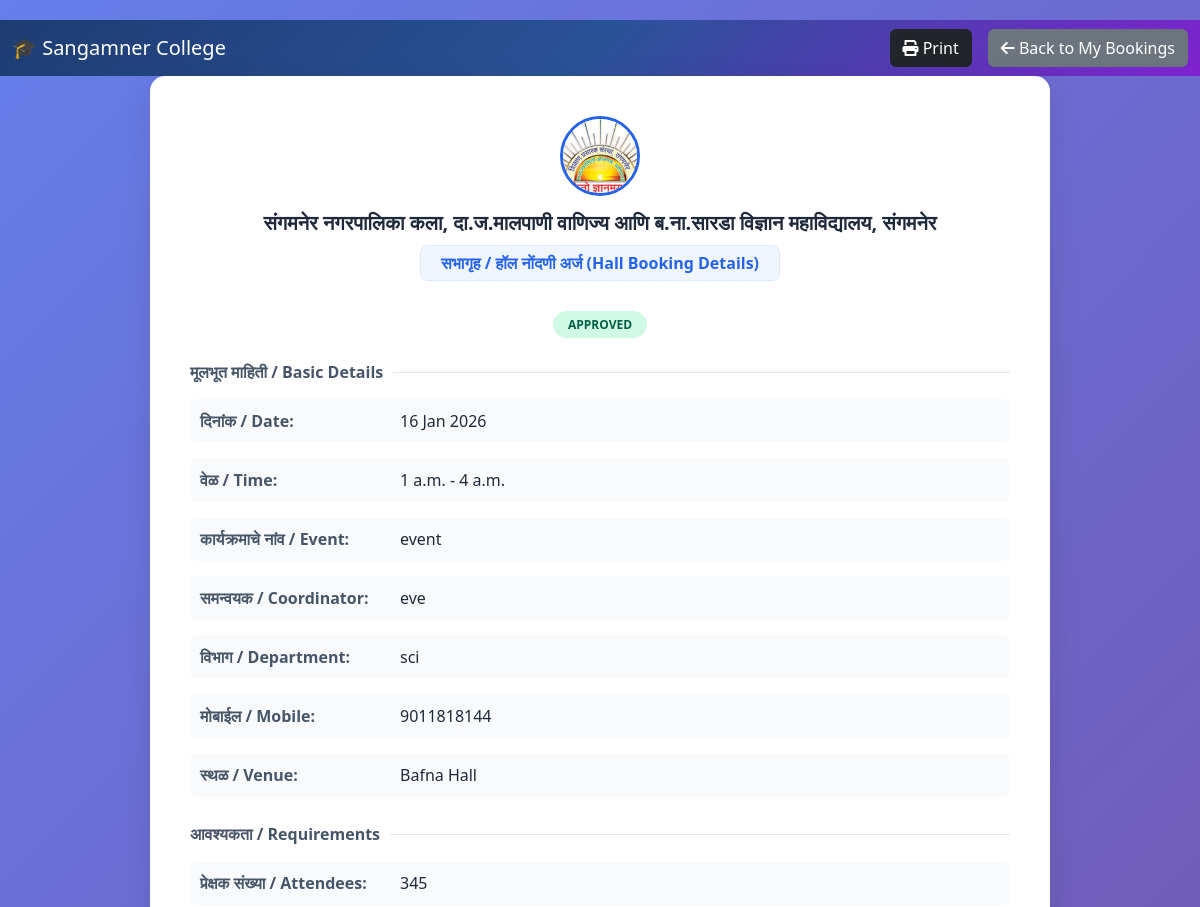
Before: /booking-details/15/ (upper part) with the older database file.
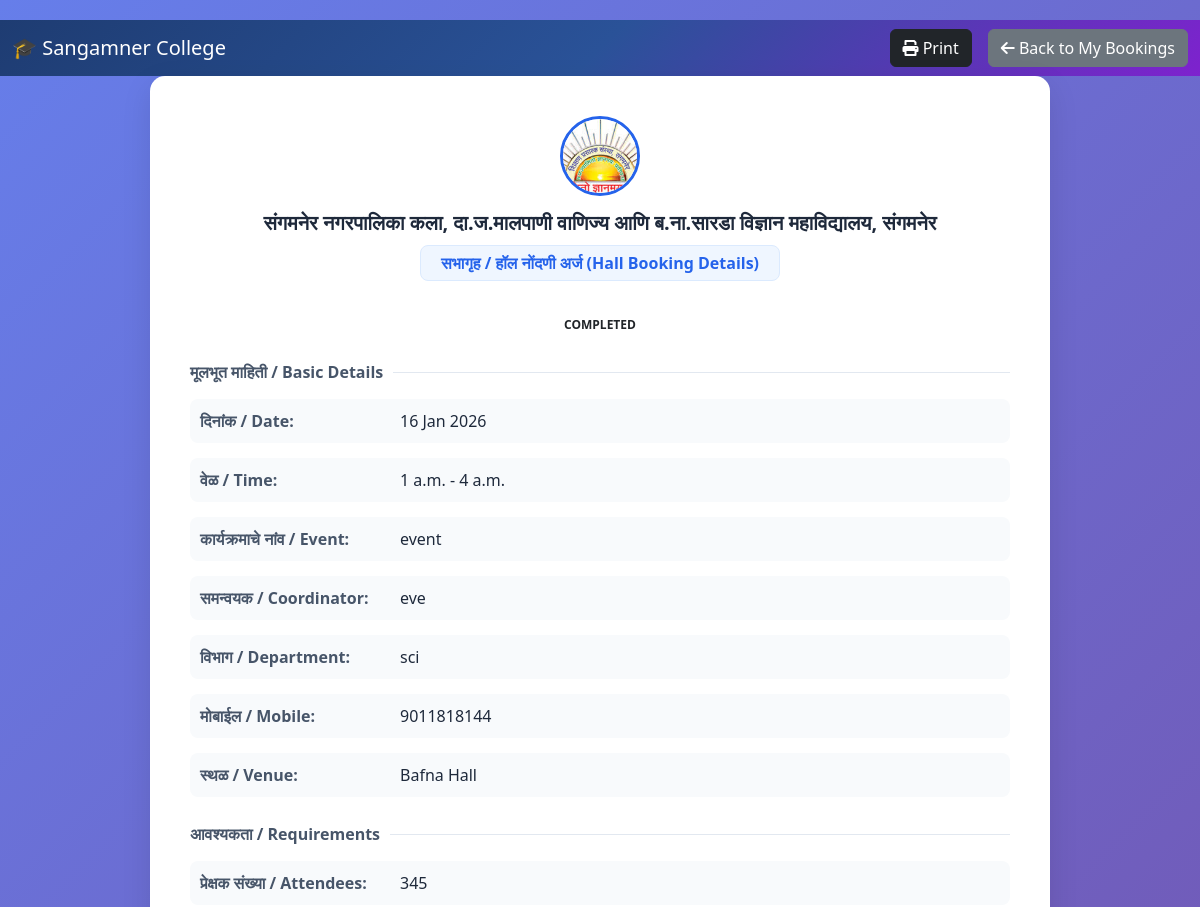
After: the same page with the newer database file.
### hallapp/models.py (models this page shows, shortened)
class Booking(models.Model):
    STATUS_CHOICES = (
        ('PENDING', 'Pending'),
        ('APPROVED', 'Approved'),
        ('REJECTED', 'Rejected'),
        ('COMPLETED', 'Completed'),
        ('CANCELLED', 'Cancelled'),
    )
    STAGE_CHOICES = (
        ('Large', 'Large'),
        ('Small', 'Small'),
    )
    CHAIR_CHOICES = (
        ('Wheel', 'Wheel'),
        ('Fiber', 'Fiber'),
    )
    user = models.ForeignKey(User, on_delete=models.CASCADE, related_name='bookings')
    hall = models.ForeignKey(Hall, on_delete=models.CASCADE, related_name='bookings')
    event_name = models.CharField(max_length=200)
    department = models.CharField(max_length=100)
    coordinator_name = models.CharField(max_length=100, verbose_name="Program Head / Coordinator")
    coordinator_mobile = models.CharField(max_length=15)
    booking_date = models.DateField()
    start_time = models.TimeField()
    end_time = models.TimeField()
    stage_size = models.CharField(max_length=10, choices=STAGE_CHOICES, blank=True)
    audience_count = models.PositiveIntegerField(default=0)
    chair_type = models.CharField(max_length=10, choices=CHAIR_CHOICES, blank=True)
    chair_count = models.PositiveIntegerField(default=0)
    mic_count = models.PositiveIntegerField(default=0)
    speaker_count = models.PositiveIntegerField(default=0)
    projector_count = models.PositiveIntegerField(default=0)
    laptop_count = models.PositiveIntegerField(default=0)
    req_agarbatti = models.BooleanField(default=False, verbose_name="Incense Sticks (Agarbatti)")
    req_matchbox = models.BooleanField(default=False, verbose_name="Matchbox")
    req_oil = models.BooleanField(default=False, verbose_name="Oil")
    req_wati = models.BooleanField(default=False, verbose_name="Cotton Wicks (Wati)")
    req_kapur = models.BooleanField(default=False, verbose_name="Camphor (Kapur)")
    req_satarangi = models.CharField(max_length=100, blank=True, verbose_name="Satarangi/Mat")
    req_carpet = models.BooleanField(default=False, verbose_name="Red Carpet")
    req_mandap = models.BooleanField(default=False, verbose_name="Mandap")
    req_saraswati_photo = models.BooleanField(default=False, verbose_name="Saraswati Photo")
    req_samai = models.BooleanField(default=False, verbose_name="Traditional Lamp (Samai)")
    status = models.CharField(max_length=20, choices=STATUS_CHOICES, default='PENDING')
    rejection_reason = models.TextField(blank=True, null=True)
    approved_by = models.ForeignKey(User, on_delete=models.SET_NULL, null=True, blank=True, related_name='approved_bookings')
    approved_at = models.DateTimeField(null=True, blank=True)
    rejected_by = models.ForeignKey(User, on_delete=models.SET_NULL, null=True, blank=True, related_name='rejected_bookings')
    rejected_at = models.DateTimeField(null=True, blank=True)
    ceo_approved = models.BooleanField(default=False)
    ceo_approved_at = models.DateTimeField(null=True, blank=True)
    ceo_pin = models.CharField(max_length=10, blank=True, null=True, help_text="CEO approval PIN")
    principal_approved = models.BooleanField(default=False)
    principal_approved_at = models.DateTimeField(null=True, blank=True)
    principal_pin = models.CharField(max_length=10, blank=True, null=True, help_text="Principal approval PIN")
    created_at = models.DateTimeField(auto_now_add=True)
    updated_at = models.DateTimeField(auto_now=True)
    class Meta:
        ordering = ['-booking_date', '-start_time']

class Hall(models.Model):
    name = models.CharField(max_length=100)  # e.g., "Main Auditorium"
    capacity = models.IntegerField()         # e.g., 500
    location = models.CharField(max_length=100) # e.g., "Block A"
    description = models.TextField(blank=True)
    facilities = models.CharField(max_length=255, help_text="e.g., AC, Sound System, WiFi")
    is_active = models.BooleanField(default=True)

### hallapp/views.py (the view)
# urls.py: path('booking-details/<int:booking_id>/', views.booking_details_view, name='booking-details'),
def booking_details_view(request, booking_id):
    try:
        booking = Booking.objects.select_related('user', 'hall').get(id=booking_id)
        is_admin = request.session.get('is_admin')
        is_owner = request.user.is_authenticated and booking.user == request.user
        if not (is_admin or is_owner or not request.user.is_authenticated):
            return redirect('index')  # Unauthorized access
        context = {'booking': booking, 'is_admin': is_admin, 'is_owner': is_owner}
        return render(request, 'booking_details.html', context)
    except Booking.DoesNotExist:
        return redirect('index')  # Booking not found

### hallapp/templates/booking_details.html (shortened to what this page needs)
<!DOCTYPE html>
<html lang="en">
<head>
  <link href="https://cdn.jsdelivr.net/npm/bootstrap@5.3.0/dist/css/bootstrap.min.css" rel="stylesheet">
  <link href="https://cdnjs.cloudflare.com/ajax/libs/font-awesome/6.0.0/css/all.min.css" rel="stylesheet">
</head>
<body>
  <nav class="navbar navbar-expand-lg navbar-dark no-print"
    style="background: linear-gradient(135deg, #1e3c72 0%, #2a5298 50%, #7e22ce 100%) !important;">
    <div class="container-fluid">
      <a class="navbar-brand" href="{% url 'index' %}">🎓 Sangamner College</a>
      <div class="ms-auto d-flex align-items-center gap-3">
        <button class="btn btn-dark" onclick="window.print()"><i class="fas fa-print"></i> Print</button>
        {% if request.user.user_type == 'admin' %}
        <a href="{% url 'admin-dashboard' %}" class="btn btn-secondary"><i class="fas fa-arrow-left"></i> Back to Admin
          Dashboard</a>
        {% else %}
        <a href="{% url 'mybooking' %}" class="btn btn-secondary"><i class="fas fa-arrow-left"></i> Back to My
          Bookings</a>
        {% endif %}
      </div>
    </div>
  </nav>
  <div class="form-container">
    <div class="header-wrapper">
      <img src="/static/images/sangamner.jpg" alt="Logo" class="college-logo">
      <h5 id="college-name">संगमनेर नगरपालिका कला, दा.ज.मालपाणी वाणिज्य आणि ब.ना.सारडा विज्ञान महाविद्यालय, संगमनेर</h5>
      <div class="form-title">सभागृह / हॉल नोंदणी अर्ज (Hall Booking Details)</div>
    </div>
    <div class="text-center mb-4">
      <span class="status-badge
                {% if booking.status == 'PENDING' %}status-pending
                {% elif booking.status == 'APPROVED' %}status-approved
                {% elif booking.status == 'REJECTED' %}status-rejected
                {% endif %}">
        {{ booking.status }}
      </span>
    </div>
    <div class="section-header">मूलभूत माहिती / Basic Details</div>
    <div class="detail-row">
      <span class="detail-label">दिनांक / Date:</span>
      <span class="detail-value">{{ booking.booking_date|date:"d M Y" }}</span>
    </div>
    <div class="detail-row">
      <span class="detail-label">वेळ / Time:</span>
      <span class="detail-value">{{ booking.start_time }} - {{ booking.end_time }}</span>
    </div>
    <div class="detail-row">
      <span class="detail-label">कार्यक्रमाचे नांव / Event:</span>
      <span class="detail-value">{{ booking.event_name }}</span>
    </div>
    <div class="detail-row">
      <span class="detail-label">समन्वयक / Coordinator:</span>
      <span class="detail-value">{{ booking.coordinator_name }}</span>
    </div>
    <div class="detail-row">
      <span class="detail-label">विभाग / Department:</span>
      <span class="detail-value">{{ booking.department }}</span>
    </div>
    <div class="detail-row">
      <span class="detail-label">मोबाईल / Mobile:</span>
      <span class="detail-value">{{ booking.coordinator_mobile }}</span>
    </div>
    <div class="detail-row">
      <span class="detail-label">स्थळ / Venue:</span>
      <span class="detail-value">{{ booking.hall.name }}</span>
    </div>
    <div class="section-header">आवश्यकता / Requirements</div>
    <div class="detail-row">
      <span class="detail-label">प्रेक्षक संख्या / Attendees:</span>
      <span class="detail-value">{{ booking.audience_count }}</span>
    </div>
  </div>
</body>
</html>

Changed rows visible on the page:
changed Booking "event": status "APPROVED" → "COMPLETED"
